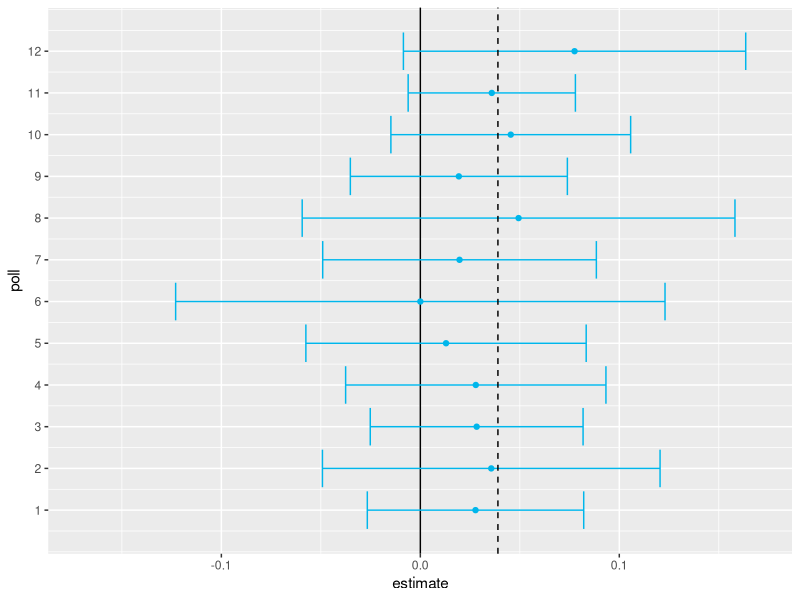
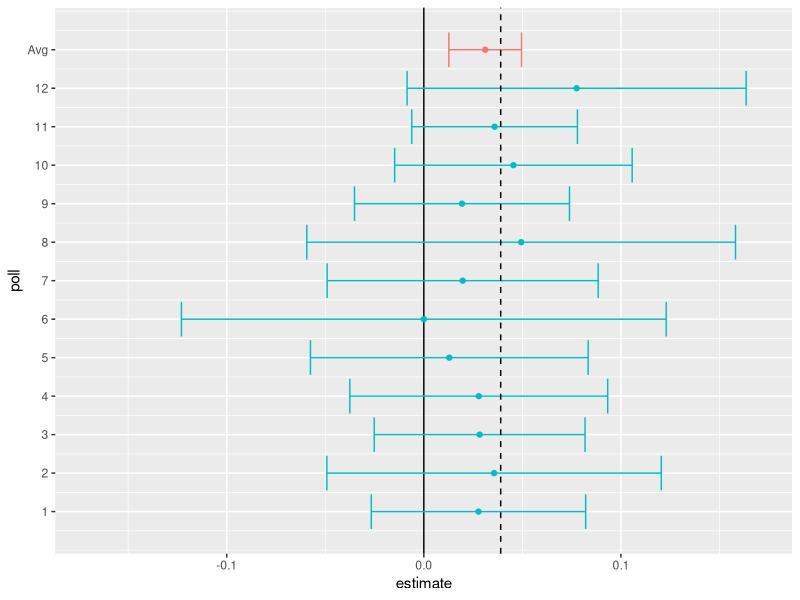
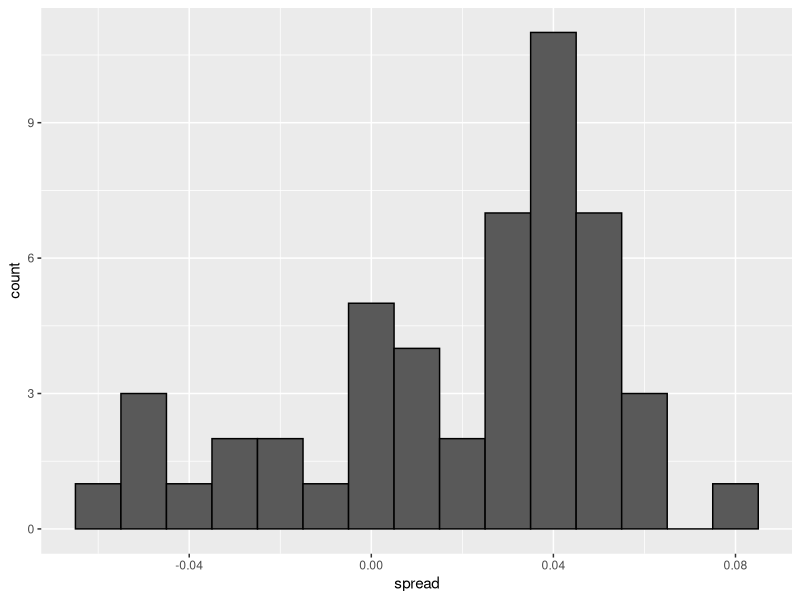
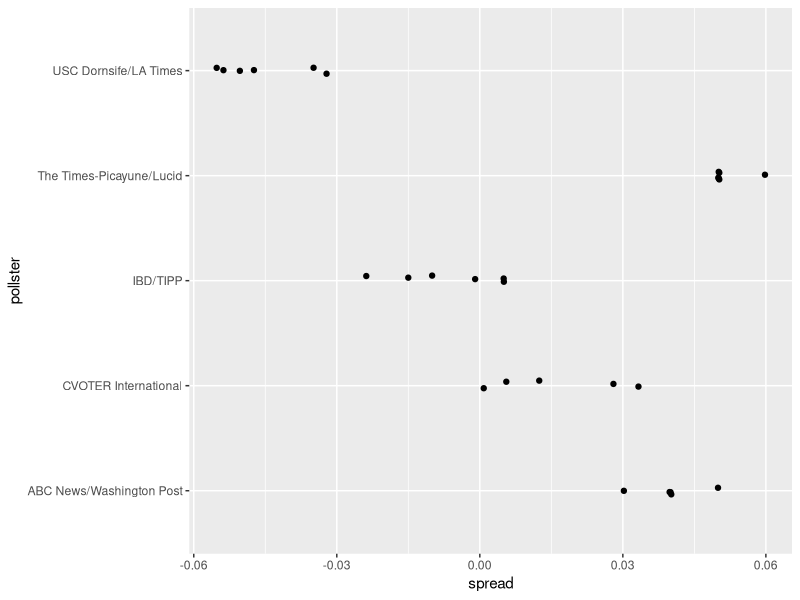
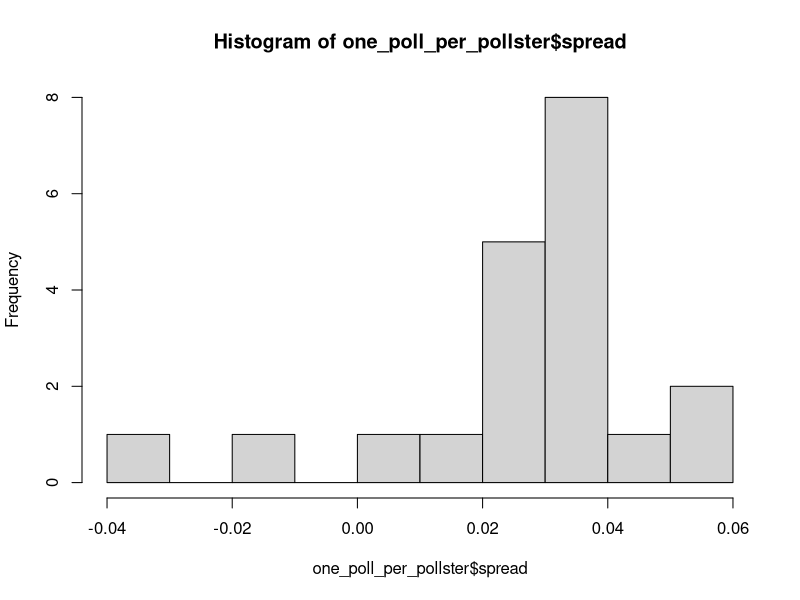
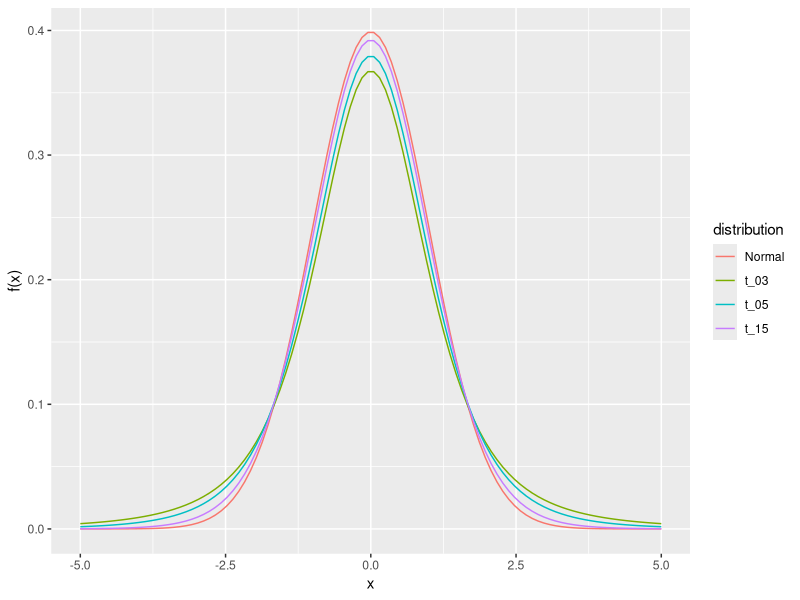
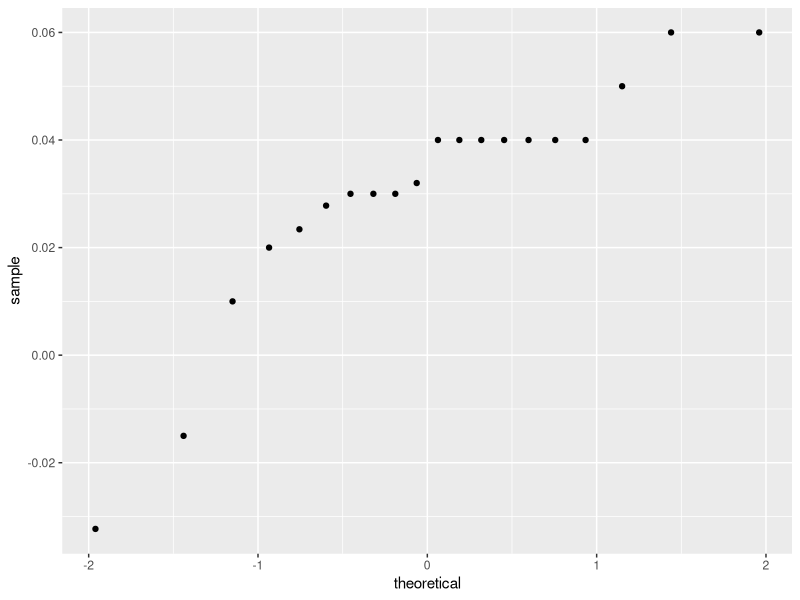

Generate these figures, in order, with R:
## ---- chunk 1
set.seed(2)
library(tidyverse)
library(dslabs)
theta <- 0.039
Ns <- c(1298, 533, 1342, 897, 774, 254, 812, 324, 1291, 1056, 2172, 516)
p <- (theta + 1)/2

polls <- map_df(Ns, function(N) {
  x <- sample(c(0, 1), size = N, replace = TRUE, prob = c(1 - p, p))
  x_hat <- mean(x)
  se_hat <- sqrt(x_hat * (1 - x_hat) / N)
  list(estimate = 2 * x_hat - 1, 
    low = 2*(x_hat - 1.96*se_hat) - 1, 
    high = 2*(x_hat + 1.96*se_hat) - 1,
    sample_size = N)
}) |> mutate(poll = seq_along(Ns))
ggplot(polls, aes(poll, estimate, ymin = low, ymax = high)) + 
  geom_hline(yintercept = 0) + 
  geom_point(col = "#00B6EB") +
  geom_errorbar(col = "#00B6EB") + 
  coord_flip() +
  scale_x_continuous(breaks = 1:nrow(polls)) +
  scale_y_continuous(limits = c(-0.17, 0.17)) +
  geom_hline(yintercept = 2*p - 1, lty = 2) 
## ---- chunk 2
#| echo: false

theta_hat <- polls |> summarize(avg = sum(estimate*sample_size)/sum(sample_size)) |> pull(avg)
## ---- chunk 3
theta_hat <- polls |> summarize(avg = sum(estimate*sample_size)/sum(sample_size)) |> pull(avg)
p_hat <- (1 + theta_hat)/2
moe <- 2*1.96*sqrt(p_hat*(1 - p_hat)/sum(polls$sample_size))
new_row <- tibble(theta_hat, theta_hat - moe, theta_hat + moe, sum(polls$sample_size),13)
names(new_row) <- names(polls)
polls2 <- bind_rows(polls, new_row)
polls2$label <- as.character(1:13)
polls2$label[13] <- "Avg"
polls2$col <- as.character(c(rep(2, 12), 1))

polls2 |> 
  ggplot(aes(poll, estimate, ymin = low, ymax = high, color = col)) + 
  geom_hline(yintercept = 0) + 
  geom_point(show.legend = FALSE) +
  geom_errorbar(show.legend = FALSE) + 
  coord_flip() +
  scale_x_continuous(breaks = 1:nrow(polls2), labels = polls2$label) +
  scale_y_continuous(limits = c(-0.17, 0.17)) +
  geom_hline(yintercept = 2*p - 1, lty = 2) 
## ---- chunk 4
library(dslabs)
polls <- polls_us_election_2016 |> 
  filter(state == "U.S." & enddate >= "2016-11-02" & population == "lv") |>
  mutate(spread = rawpoll_clinton/100 - rawpoll_trump/100) 
## ---- chunk 5
theta_hat <- with(polls, sum(spread*samplesize)/sum(samplesize)) 
## ---- chunk 6
p_hat <- (theta_hat + 1)/2 
moe <- 2*1.96*sqrt(p_hat*(1 - p_hat)/sum(polls$samplesize))
## ---- chunk 7
#| echo: false
polls |> ggplot(aes(spread)) + 
  geom_histogram(color = "black", binwidth = .01)
## ---- chunk 8
polls |> count(pollster) |> arrange(desc(n)) |> head(5)
## ---- chunk 9
polls |> group_by(pollster) |> 
  filter(n() >= 5) |>
  ggplot(aes(pollster, spread)) + 
  geom_jitter(width = 0.05) +
  coord_flip()
## ---- chunk 10
polls |> group_by(pollster) |> filter(n() >= 5) |>
  summarize(se = 2*sqrt(p_hat*(1 - p_hat)/median(samplesize)))
## ---- chunk 11
one_poll_per_pollster <- polls |> group_by(pollster) |> 
  slice_max(enddate, n = 1, with_ties = FALSE) |> ungroup()
## ---- chunk 12
hist(one_poll_per_pollster$spread, breaks = 10)
## ---- chunk 13
sd(one_poll_per_pollster$spread)
## ---- chunk 14
results <- one_poll_per_pollster |> 
  summarize(avg = mean(spread), se = sd(spread)/sqrt(length(spread))) |> 
  mutate(start = avg - 1.96*se, end = avg + 1.96*se) 
round(results*100, 2)
## ---- chunk 15
x <- seq(-5, 5, len = 100)
data.frame(x = x, Normal = dnorm(x, 0, 1), t_03 = dt(x, 3), t_05 = dt(x, 5), t_15 = dt(x, 15)) |> pivot_longer(-x, names_to = "distribution", values_to = "f") |> ggplot(aes(x, f, color = distribution)) + geom_line() + ylab("f(x)")
## ---- chunk 16
one_poll_per_pollster |> ggplot(aes(sample = spread)) + stat_qq()
## ---- chunk 17
n <- length(one_poll_per_pollster$spread)
t_crit <- qt(0.975, n - 1)
ttest_ci <- one_poll_per_pollster |> 
  summarize(avg = mean(spread), se = sd(spread)/sqrt(length(spread))) |> 
  mutate(start = avg - t_crit*se, end = avg + t_crit*se) |>
  select(start, end)
round(ttest_ci*100, 2)
## ---- chunk 18
qt(0.975, n - 1)
## ---- chunk 19
qnorm(0.975)
